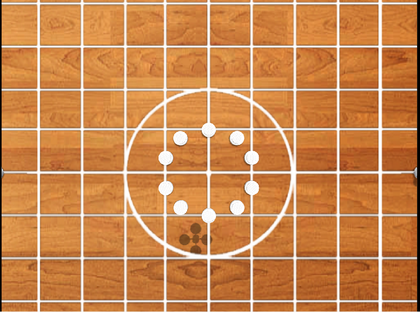
%> input picture self-estimation/grid-detection/grid6.png, 420 x 312 px, shrunk from 943 x 700 before the run
$ octave grid2mat.m   (GNU Octave 9; MATLAB toolbox functions it lacks are replaced by stand-ins)
%> lines starting %> are read from the running program, lines starting %| are printed output that depends on the picture
clear
close all
clc

angleSweep = -45:135;
numLines = 1:2;
image = imread('grid6.png');
%> image is the input picture: size 312x420x3 uint8; mean R, G, B 202.3, 135.4, 80
if size(image,3) > 1
    image = rgb2gray(image);
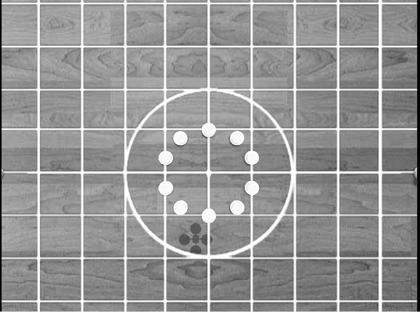
%> image: size 312x420 uint8; min 0, max 255, mean 149.1
end

image = imrotate(image,42); %if you want to test rotation
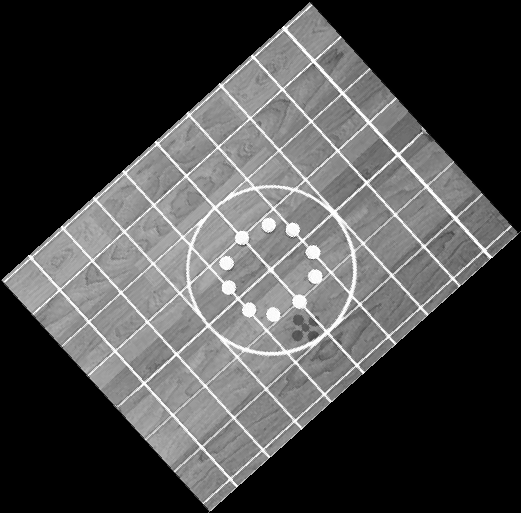
%> image: size 513x521 uint8; min 0, max 255, mean 73.1

thresh = 200;
for c = 1:size(image,2)
    tempCol= image(:,c);
    tempCol(tempCol < thresh) = 0;
    imageThresh(:,c) = tempCol;
end
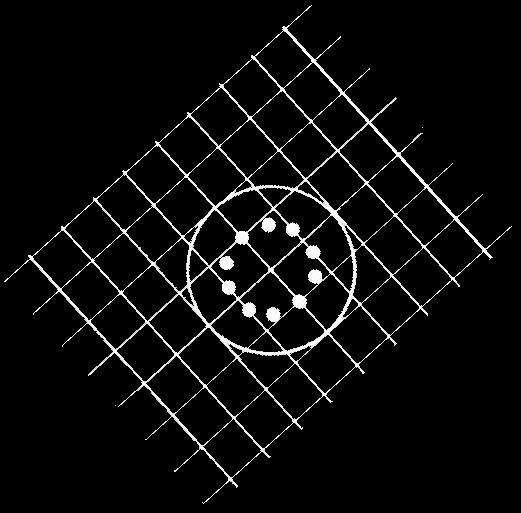
%> imageThresh: size 513x521 uint8; min 0, max 255, mean 11.9
%> after the loop, tempCol = 513 values from 0 to 0

imageCanny = edge(imageThresh,'canny');
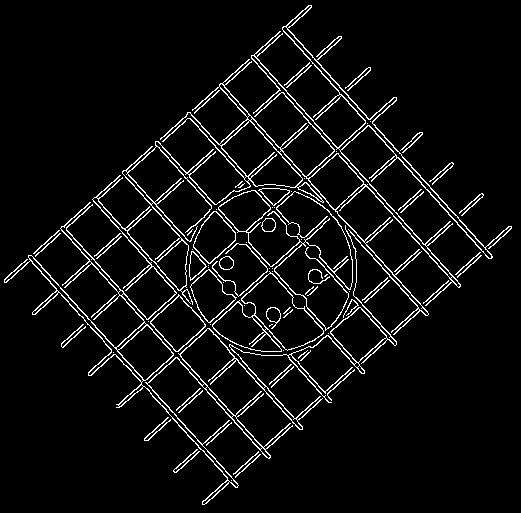
%> imageCanny: size 513x521 logical; 5.7% white in thin lines or dots
[R, x] = radon(imageCanny', angleSweep);
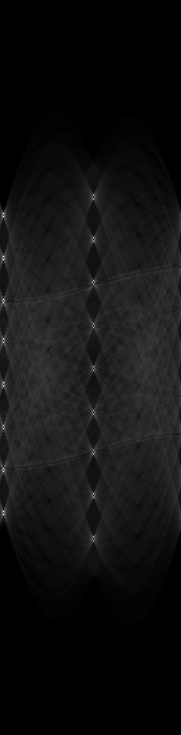
%> R: size 735x181 double; min 0, max 309.6, mean 20.9; drawn with min black and max white
%> x = 735 values from -367 to 367


filter = ones(6,6)/36;
Ravg = imfilter(R,filter);

Rang = max(Ravg,[],1);
%> Rang = 181 values, max 112.5 at index 4, min 33.78 at index 181, mean 58.41
Rloc = max(Ravg,[],2);
%> Rloc = 735 values, max 112.5 at index 258, min 0 at index 1, mean 35.94

[angPks, angInd] = findpeaks(Rang);
%> angPks = 26 values, max 112.5 at index 1, min 48.79 at index 12, mean 61.16; angInd = 26 values from 4 to 178

[angMax1, angInd1] = max(angPks);
%> angMax1 = 112.5; angInd1 = 1
angPks1 = angPks(angPks ~= angMax1);
%> angPks1 = 25 values, max 94.77 at index 13, min 48.79 at index 11, mean 59.11

angMax2 = max(angPks1);
%> angMax2 = 94.77
angInd2 = find(angPks == angMax2);
%> angInd2 = 14

gridAngleIndicies = [find(Rang == Rang(angInd(angInd1))) find(Rang == Rang(angInd(angInd2)))];
%> gridAngleIndicies = [4 93]
gridAngles = angleSweep([gridAngleIndicies(1) gridAngleIndicies(2)]);
%> gridAngles = [-42 47]

X = Ravg(:,gridAngleIndicies);
%> X = 735 rows, first 12: [0 0; 0 0; 0 0; 0 0; 0 0; 0 0; 0 0; 0 0; 0 0; 0 0; 0 0; 0 0]

XS = X;
%> XS has the same summary as X
minDistances(numLines) = 0;
distances(numLines) = 10^-6;
iter = 1;
while(minDistances(1) < distances(1) || minDistances(2) < distances(2))
    for i = numLines
        locMeans(i) = mean(XS(:,i));
        locStds(i) = std(XS(:,i));
    end

    for i = numLines
        [locPks{i}, locInds{i}] = findpeaks(XS(:,i), 'MinPeakHeight', locMeans(i)+locStds(i));
    end

    for i = numLines
        peakDiff{i} = diff(locInds{i});
        peakMeans(i) = mean(peakDiff{i});
        peakStds(i) = std(peakDiff{i});
        if iter == 1
            distances(i) = peakMeans(i);
        end
        minDistances(i) = min(peakDiff{i});
    end

    for i = numLines
        XS(:,i) = smooth(XS(:,i));
    end
    iter = iter + 1;
end
%> after the loop, XS = 735 rows, first 12: [0 0; 9.16e-22 3.38e-13; 2.56e-21 8.15e-13; 4.66e-21 1.36e-12; 7.98e-21 2.1e-12; 1.32e-20 3.11e-12; 2.17e-20 4.51e-12; 3.53e-20 6.49e-12; 5.72e-20 9.26e-12; 9.25e-20 1.32e-11; 1.49e-19 1.87e-11; 2.4e-19 2.64e-11]; distances = [42.57 42.75]; iter = 225; locInds = {[264; 333; 430], [319; 422]}; locMeans = [20.89 20.89]; locPks = {[45.67; 50.79; 48.09], [40.91; 41.27]}; locStds = [21.99 17.86]; minDistances = [69 103]; peakDiff = {[69; 97], 103}; peakMeans = [83 103]; peakStds = [19.8 0]

locInds{1} = locInds{1}+angleSweep(1)-1;
locInds{2} = locInds{2}+angleSweep(1)-1;

truenorth = 90;

[angleDist, colAngleIndex] = min([norm(gridAngles(1)-truenorth), norm(gridAngles(2)-truenorth)])
%> angleDist = 43; colAngleIndex = 2
rowAngleIndex = numLines(numLines ~= colAngleIndex)
%> rowAngleIndex = 1

outputMatrix = zeros(length(locInds{rowAngleIndex}),length(locInds{colAngleIndex}));


%% plot
figure;
imshow(image);
figure;
imshow(imageCanny)
figure;
imagesc(angleSweep, x, R)
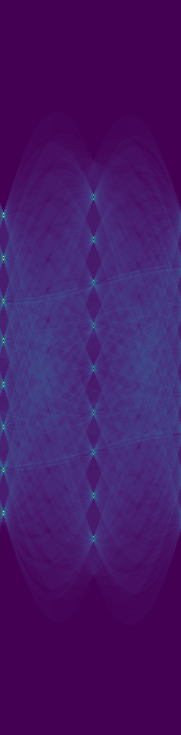
%> displayed picture: size 735x181x3, on the screen's scale of 0 to 255; mean R, G, B 69.4, 24.1, 104.2
figure;
plot(angleSweep,smooth(smooth(smooth(Rang))))
hold on
plot(angleSweep,[0,diff(Rang)])
%> figure, not shown here; curve peaks at x = -42, y = 93.79; curve peaks at x = -44, y = 21.71
figure;
plot(Rloc)
%> figure, not shown here; curve peaks at x = 258, y = 112.5
figure;
plot(XS(:,1))
%> figure, not shown here; curve peaks at x = 333, y = 50.78
figure;
plot(XS(:,2))
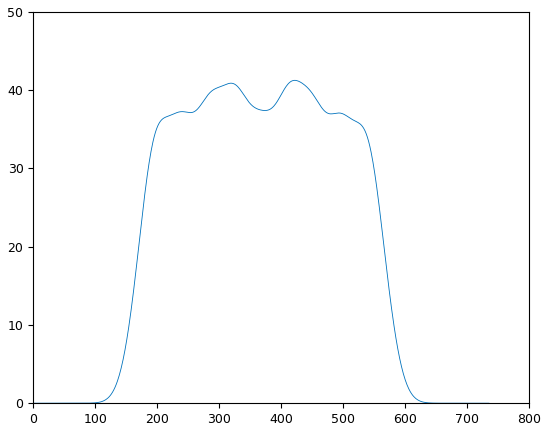
%> figure redrawn from the program's plot data; curve peaks at x = 422, y = 41.27

$ run again, with self-estimation/grid-detection/grid4.png copied over self-estimation/grid-detection/grid6.png
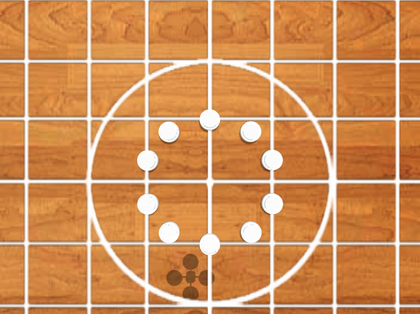
%> input picture self-estimation/grid-detection/grid4.png, 420 x 314 px, shrunk from 929 x 694 before the run
%> image is the input picture: size 314x420x3 uint8; mean R, G, B 207.9, 142.7, 87.6
%> after the loop `for c = 1:size(image,2)`:
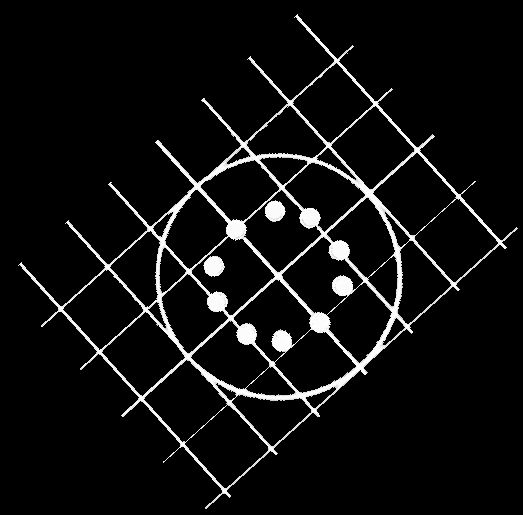
%> imageThresh: size 515x523 uint8; min 0, max 255, mean 15.6
%> after the loop `for c = 1:size(image,2)`: tempCol = 515 values from 0 to 0
%> imageCanny: size 515x523 logical; 4.3% white in thin lines or dots
%> x = 737 values from -368 to 368
%> Rang = 181 values, max 105.6 at index 4, min 34.32 at index 181, mean 47.82
%> Rloc = 737 values, max 105.6 at index 393, min 0 at index 1, mean 30.44
%> angPks = 22 values, max 105.6 at index 1, min 38.97 at index 14, mean 50.7; angInd = 22 values from 4 to 178
%> angMax1 = 105.6; angInd1 = 1
%> angPks1 = 21 values, max 91.42 at index 11, min 38.97 at index 13, mean 48.09
%> angMax2 = 91.42
%> angInd2 = 12
%> gridAngleIndicies = [4 94]
%> gridAngles = [-42 48]
%> X = 737 rows, first 12: [0 0; 0 0; 0 0; 0 0; 0 0; 0 0; 0 0; 0 0; 0 0; 0 0; 0 0; 0 0]
%> `XS = X;`: XS has the same summary as X
%> after the loop `while(minDistances(1) < distances(1) || minDistances(2) < distances(2))`: XS = 737 rows, first 12: [0 0; 1.15e-12 1.23e-07; 2.54e-12 2.59e-07; 4.04e-12 4.01e-07; 5.82e-12 5.6e-07; 7.98e-12 7.38e-07; 1.07e-11 9.43e-07; 1.4e-11 1.18e-06; 1.83e-11 1.46e-06; 2.37e-11 1.8e-06; 3.06e-11 2.19e-06; 3.94e-11 2.66e-06]; distances = [61.25 61.83]; iter = 408; locInds = {[326; 455], [298; 442]}; locMeans = [15.77 15.77]; locPks = {[39.52; 37.77], [29.51; 29.95]}; locStds = [16.82 12.53]; minDistances = [129 144]; peakDiff = {129, 144}; peakMeans = [129 144]; peakStds = [0 0]
%> angleDist = 42; colAngleIndex = 2
%> rowAngleIndex = 1
%> `plot(XS(:,2))`:
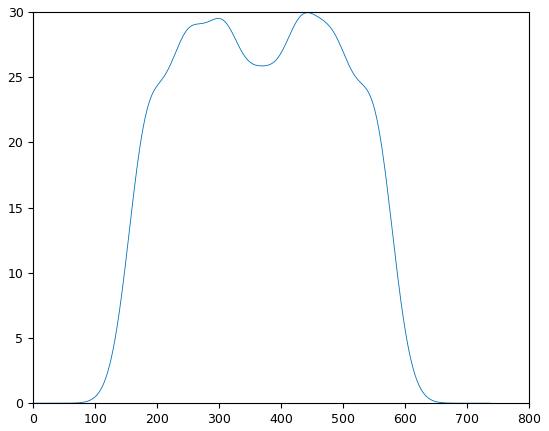
%> figure redrawn from the program's plot data; curve peaks at x = 442, y = 29.95
